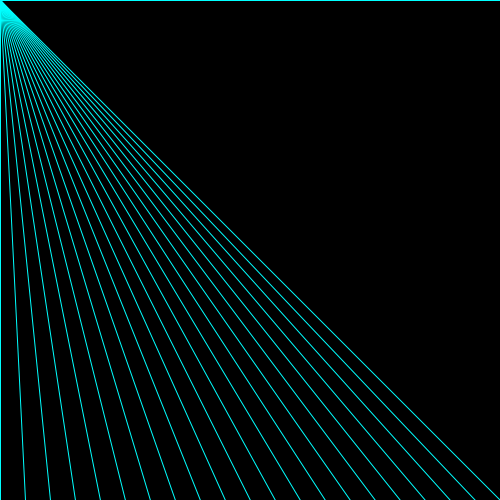
Frame 1 (no input)
Frame 60 (the mouse pressed at the canvas centre just before this capture): identical to frame 1, image omitted
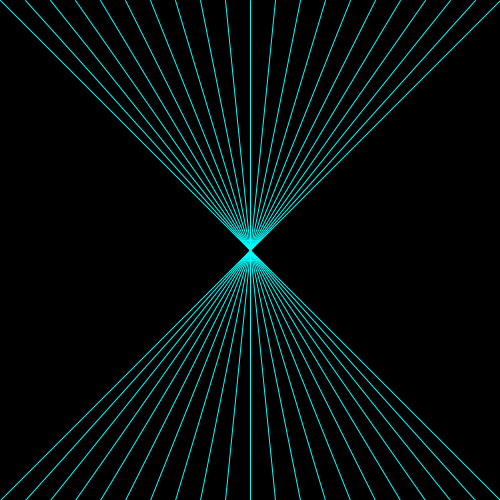
Frame 120 (the mouse held since frame 60 and released just before this capture)

The Processing sketch that drew these frames (run headless with seeded random() and noise(); from frame 60 on, the mouse is pressed at the canvas centre):

// Processing sketch: processing_38073
// ── processing_38073.pde

int x = 0;
int y = 0;
int distance =25;
   
void setup() {
  size (500, 500);


}


void draw() {
  background(0);
  strokeWeight(1);
  stroke(0, 255, 255);
  smooth();

  for (int i=0; i<21; i++)
  { 
    line(i*distance, 0, mouseX, mouseY);
  }
  for (int j=x; j<21; j++)
  {
    line(mouseX,mouseY, (j*distance),500);
  }
}
                
